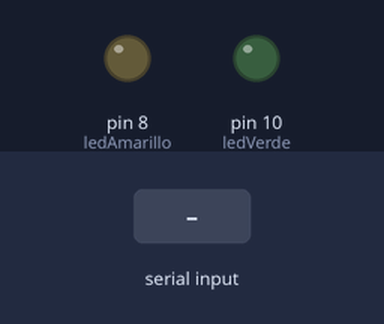
The sketch below on a simulated Arduino Uno, built with avr-gcc and run on an emulated ATmega328P. Shown: output pins drawn as LEDs (lit = HIGH). The inputs (shaded band) are chosen by the test bench. Random numbers use the default seed unless the sketch sets one; what the sketch prints to the serial monitor is not drawn.

Above: at 1.2 s.
1.3 s: "1" received over Serial
At 1.7 s:
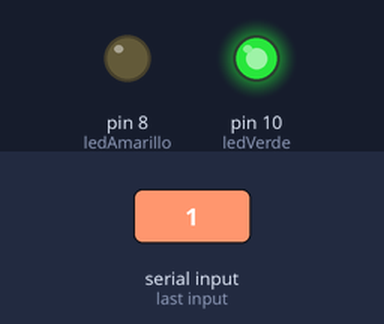
3.3 s: "0" received over Serial
At 4.3 s:
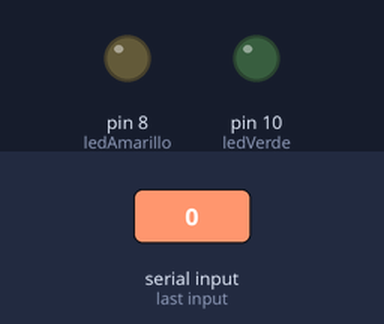
5.3 s: "2" received over Serial
At 5.7 s:
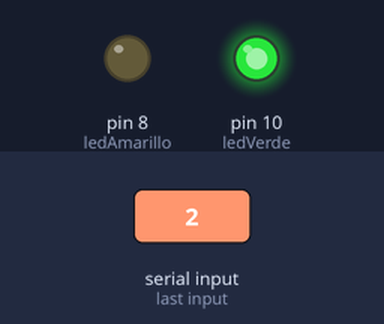
Timing chart, 0 to 8.3 s (numbered marks = the images above; inputs shaded):
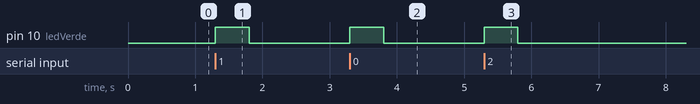

The sketch:

serial.ino
```cpp
const int ledAmarillo =8;
const int ledVerde = 10;


// Codigo inicial que se ejecuta una única vez
void setup() {

  randomSeed(millis());    // genera una semilla para aleatorio a partir de la función millis()

  //-----------------------------------------------------------------
  // Establecemos la salida para los leds
  //-----------------------------------------------------------------
  pinMode(ledAmarillo,OUTPUT);
  pinMode(ledVerde,OUTPUT);

  //-----------------------------------------------------------------
  //Inicializamos el puerto serial a 115200 baudios
  //-----------------------------------------------------------------
  Serial.begin(115200);

}


//-----------------------------------------------------------------
//Creamos las constantes globales
//-----------------------------------------------------------------
const int NUM_BYTE_MEDICION = 5;
const int DIVISOR = pow(10,NUM_BYTE_MEDICION-1);

int bytesMedicionPesoA[NUM_BYTE_MEDICION];
int bytesMedicionPesoB[NUM_BYTE_MEDICION];


// Codigo principal que se repetirá
void loop() {

  // Por ahora solo cuando recibamos una orden realizamos la medición

}


// Esta función solo se ejecuta cuando recibimos algun mensaje del puerto serial. Se comprueba en cada ejecucion de loop()
void serialEvent(){

  //Serial.println("Tenemos dato/s");

  //-----------------------------------------------------------------
  // Realizamos las mediciones
  //-----------------------------------------------------------------
  float gramosPesoA = random(10000)/10.0;   // Obtenemos los gramos entre [0-1000]
  float gramosPesoB = random(10000)/10.0;   // Obtenemos los gramos entre [0-1000]

  //Serial.println("------");
  //Serial.println(gramosPesoA);
  //Serial.println(gramosPesoB);
  //Serial.println(" ");


  // Vaciamos el buffer antes de continuar
  while(Serial.available()){
    Serial.read();
    //Serial.println("Vaciando buffer...");
  }


  //-----------------------------------------------------------------
  // Pasamos las mediciones al formato esperado
  //-----------------------------------------------------------------
  long pesoAConPrimerDecimalEnLasUnidades = gramosPesoA*10.0;
  long pesoBConPrimerDecimalEnLasUnidades = gramosPesoB*10.0;

  long divisor = DIVISOR;
  for(int i = 0; i < NUM_BYTE_MEDICION; i++){

    bytesMedicionPesoA[i] = pesoAConPrimerDecimalEnLasUnidades / divisor;
    bytesMedicionPesoB[i] = pesoBConPrimerDecimalEnLasUnidades / divisor;

    pesoAConPrimerDecimalEnLasUnidades %= divisor;
    pesoBConPrimerDecimalEnLasUnidades %= divisor;

    divisor /= 10;

    //Serial.println(bytesMedicionPesoA[i]);
    //Serial.println(bytesMedicionPesoB[i]);
  }


  //-----------------------------------------------------------------
  // Indicamos con el led verde que hemos leido un dato
  //-----------------------------------------------------------------
  digitalWrite(ledVerde, HIGH);
  delay(500);
  digitalWrite(ledVerde, LOW);


  //-----------------------------------------------------------------
  // Respondemos la petición de envio de datos
  //-----------------------------------------------------------------
  for(int i=0; i < NUM_BYTE_MEDICION; i++){
    Serial.write(bytesMedicionPesoA[i]);
  }

  for(int i=0; i < NUM_BYTE_MEDICION; i++){
    Serial.write(bytesMedicionPesoB[i]);
  }

}
```

Measured:
- after the input at 1.3 s, pin 10 (ledVerde): LOW → HIGH at once, → LOW 0.50 s later
- after the input at 3.3 s, pin 10 (ledVerde): LOW → HIGH at once, → LOW 0.50 s later
- after the input at 5.3 s, pin 10 (ledVerde): LOW → HIGH at once, → LOW 0.50 s later
